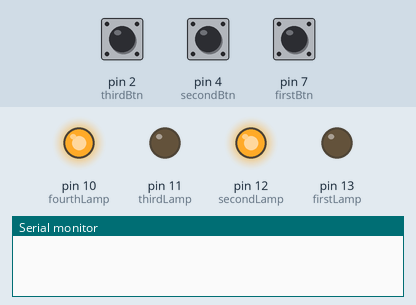
Simulated run of this program. Board: Arduino Uno, built with avr-gcc and run on an emulated ATmega328P. Parts: output pins drawn as LEDs (lit = HIGH), the last lines printed to the serial monitor. Inputs (shaded band) come from the test bench; at power-on: pin 2 (thirdBtn) LOW, pin 4 (secondBtn) LOW, pin 7 (firstBtn) LOW. EEPROM starts erased.

Above: at 1.2 s.
1.3 s: pin 2 (thirdBtn) pulled HIGH for 0.15 s
At 2.6 s:
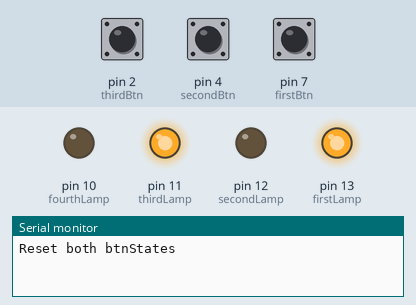
3.0 s: pin 4 (secondBtn) pulled HIGH for 0.15 s
At 3.9 s:
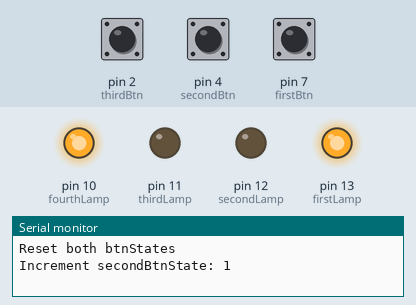
4.7 s: pin 7 (firstBtn) pulled HIGH for 0.15 s
At 6.1 s:
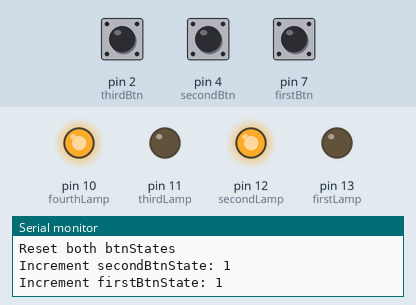
6.4 s: pin 4 (secondBtn) pulled HIGH for 1 s
At 8.7 s:
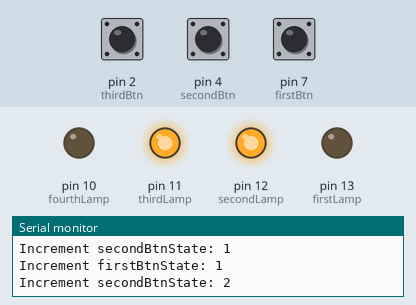
9.0 s: pin 4 (secondBtn) pulled HIGH for 3.2 s
At 12.6 s:
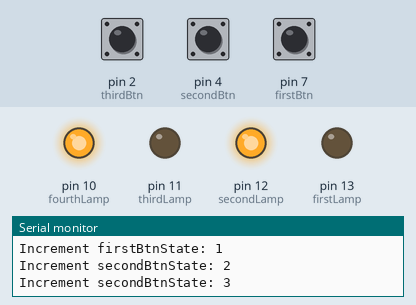
13.8 s: pin 2 (thirdBtn) pulled HIGH for 1 s
At 15.7 s:
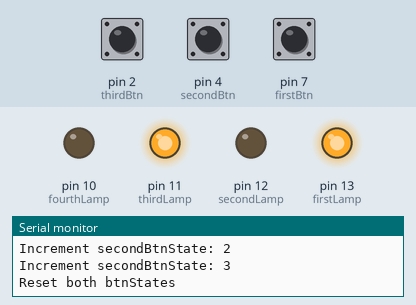
Timing chart, 0 to 17.2 s (numbered marks = the images above; inputs shaded):
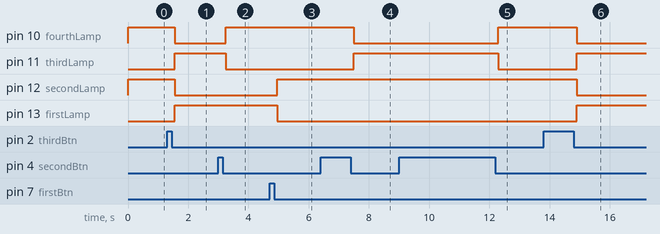

Measured:
- after the input at 1.3 s, pin 10 (fourthLamp), pin 12 (secondLamp): HIGH → LOW after 0.25 s; pin 11 (thirdLamp), pin 13 (firstLamp): LOW → HIGH after 0.25 s
- after the input at 3.0 s, pin 10 (fourthLamp): LOW → HIGH after 0.25 s; pin 11 (thirdLamp): HIGH → LOW after 0.25 s
- after the input at 4.7 s, pin 12 (secondLamp): LOW → HIGH after 0.25 s; pin 13 (firstLamp): HIGH → LOW after 0.25 s
- after the input at 6.4 s, pin 10 (fourthLamp): HIGH → LOW after 1.1 s; pin 11 (thirdLamp): LOW → HIGH after 1.1 s
- after the input at 9.0 s, pin 10 (fourthLamp): LOW → HIGH after 3.3 s; pin 11 (thirdLamp): HIGH → LOW after 3.3 s
- after the input at 13.8 s, pin 10 (fourthLamp), pin 12 (secondLamp): HIGH → LOW after 1.1 s; pin 11 (thirdLamp), pin 13 (firstLamp): LOW → HIGH after 1.1 s

The program:

main.cpp
```cpp
#include <Arduino.h>
#include <EEPROM.h>

#define firstLamp 13
#define secondLamp 12
#define thirdLamp 11
#define fourthLamp 10

#define firstBtn 7
#define secondBtn 4
#define thirdBtn 2

short firstBtnState = 0;
short secondBtnState = 0;

void setup() {
    EEPROM.get(0, firstBtnState);
    EEPROM.get(2, secondBtnState);

    Serial.begin(9600);
    pinMode(firstLamp, OUTPUT);
    pinMode(secondLamp, OUTPUT);
    pinMode(thirdLamp, OUTPUT);
    pinMode(fourthLamp, OUTPUT);

    pinMode(firstBtn, INPUT);
    pinMode(secondBtn, INPUT);
    pinMode(thirdBtn, INPUT);
}

void loop() {
    if (firstBtnState % 2 == 0) {
        digitalWrite(firstLamp, HIGH);
        digitalWrite(secondLamp, LOW);
    } else {
        digitalWrite(firstLamp, LOW);
        digitalWrite(secondLamp, HIGH);
    }

    if (secondBtnState % 2 == 0) {
        digitalWrite(thirdLamp, HIGH);
        digitalWrite(fourthLamp, LOW);
    } else {
        digitalWrite(thirdLamp, LOW);
        digitalWrite(fourthLamp, HIGH);
    }

    if (digitalRead(firstBtn)) {
        firstBtnState++;
        EEPROM.put(0, firstBtnState);
        Serial.println("Increment firstBtnState: " + String(firstBtnState));
        while (digitalRead(firstBtn)) {}
    }
    if (digitalRead(secondBtn)) {
        secondBtnState++;
        EEPROM.put(2, secondBtnState);
        Serial.println("Increment secondBtnState: " + String(secondBtnState));
        while (digitalRead(secondBtn)) {}
    }
    if (digitalRead(thirdBtn)) {
        firstBtnState = 0;
        secondBtnState = 0;
        Serial.println("Reset both btnStates");
        while (digitalRead(thirdBtn)) {}
    }

    delay(100);
}
```
